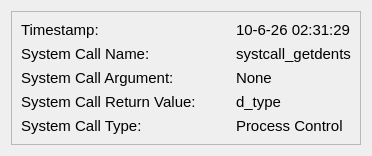
                          <widget class="QWidget" name="descriptionsystemcall_tab">
                           <attribute name="title">
                            <string>System Call</string>
                           </attribute>
                           <layout class="QGridLayout" name="gridLayout_25">
                            <item row="0" column="0">
                             <widget class="QFrame" name="frame_5">
                              <property name="frameShape">
                               <enum>QFrame::StyledPanel</enum>
                              </property>
                              <property name="frameShadow">
                               <enum>QFrame::Raised</enum>
                              </property>
                              <layout class="QFormLayout" name="formLayout_7">
                               <property name="horizontalSpacing">
                                <number>40</number>
                               </property>
                               <item row="0" column="0">
                                <widget class="QLabel" name="descriptionvideo_timestamp_label_8">
                                 <property name="font">
                                  <font>
                                   <pointsize>11</pointsize>
                                  </font>
                                 </property>
                                 <property name="text">
                                  <string>Timestamp:</string>
                                 </property>
                                 <property name="alignment">
                                  <set>Qt::AlignLeading|Qt::AlignLeft|Qt::AlignVCenter</set>
                                 </property>
                                </widget>
                               </item>
                               <item row="0" column="1">
                                <widget class="QLabel" name="label_49">
                                 <property name="font">
                                  <font>
                                   <pointsize>11</pointsize>
                                  </font>
                                 </property>
                                 <property name="text">
                                  <string>10-6-26 02:31:29</string>
                                 </property>
                                 <property name="alignment">
                                  <set>Qt::AlignLeading|Qt::AlignLeft|Qt::AlignVCenter</set>
                                 </property>
                                </widget>
                               </item>
                               <item row="1" column="0">
                                <widget class="QLabel" name="descriptionvideo_timestamp_label_10">
                                 <property name="font">
                                  <font>
                                   <pointsize>11</pointsize>
                                  </font>
                                 </property>
                                 <property name="text">
                                  <string>System Call Name:</string>
                                 </property>
                                 <property name="alignment">
                                  <set>Qt::AlignLeading|Qt::AlignLeft|Qt::AlignVCenter</set>
                                 </property>
                                </widget>
                               </item>
                               <item row="1" column="1">
                                <widget class="QLabel" name="label_50">
                                 <property name="font">
                                  <font>
                                   <pointsize>11</pointsize>
                                  </font>
                                 </property>
                                 <property name="text">
                                  <string>systcall_getdents</string>
                                 </property>
                                 <property name="alignment">
                                  <set>Qt::AlignLeading|Qt::AlignLeft|Qt::AlignVCenter</set>
                                 </property>
                                </widget>
                               </item>
                               <item row="2" column="0">
                                <widget class="QLabel" name="descriptionvideo_timestamp_label_9">
                                 <property name="font">
                                  <font>
                                   <pointsize>11</pointsize>
                                  </font>
                                 </property>
                                 <property name="text">
                                  <string>System Call Argument:</string>
                                 </property>
                                 <property name="alignment">
                                  <set>Qt::AlignLeading|Qt::AlignLeft|Qt::AlignVCenter</set>
                                 </property>
                                </widget>
                               </item>
                               <item row="2" column="1">
                                <widget class="QLabel" name="label_48">
                                 <property name="font">
                                  <font>
                                   <pointsize>11</pointsize>
                                  </font>
                                 </property>
                                 <property name="text">
                                  <string>None</string>
                                 </property>
                                 <property name="alignment">
                                  <set>Qt::AlignLeading|Qt::AlignLeft|Qt::AlignVCenter</set>
                                 </property>
                                </widget>
                               </item>
                               <item row="3" column="0">
                                <widget class="QLabel" name="descriptionvideo_timestamp_label_11">
                                 <property name="font">
                                  <font>
                                   <pointsize>11</pointsize>
                                  </font>
                                 </property>
                                 <property name="text">
                                  <string>System Call Return Value:</string>
                                 </property>
                                 <property name="alignment">
                                  <set>Qt::AlignLeading|Qt::AlignLeft|Qt::AlignVCenter</set>
                                 </property>
                                </widget>
                               </item>
                               <item row="3" column="1">
                                <widget class="QLabel" name="label_52">
                                 <property name="font">
                                  <font>
                                   <pointsize>11</pointsize>
                                  </font>
                                 </property>
                                 <property name="text">
                                  <string>d_type</string>
                                 </property>
                                 <property name="alignment">
                                  <set>Qt::AlignLeading|Qt::AlignLeft|Qt::AlignVCenter</set>
                                 </property>
                                </widget>
                               </item>
                               <item row="4" column="0">
                                <widget class="QLabel" name="descriptionvideo_timestamp_label_13">
                                 <property name="font">
                                  <font>
                                   <pointsize>11</pointsize>
                                  </font>
                                 </property>
                                 <property name="text">
                                  <string>System Call Type:</string>
                                 </property>
                                 <property name="alignment">
                                  <set>Qt::AlignLeading|Qt::AlignLeft|Qt::AlignVCenter</set>
                                 </property>
                                </widget>
                               </item>
                               <item row="4" column="1">
                                <widget class="QLabel" name="label_53">
                                 <property name="font">
                                  <font>
                                   <pointsize>11</pointsize>
                                  </font>
                                 </property>
                                 <property name="text">
                                  <string>Process Control</string>
                                 </property>
                                 <property name="alignment">
                                  <set>Qt::AlignLeading|Qt::AlignLeft|Qt::AlignVCenter</set>
                                 </property>
                                </widget>
                               </item>
                              </layout>
                             </widget>
                            </item>
                           </layout>
                          </widget>
